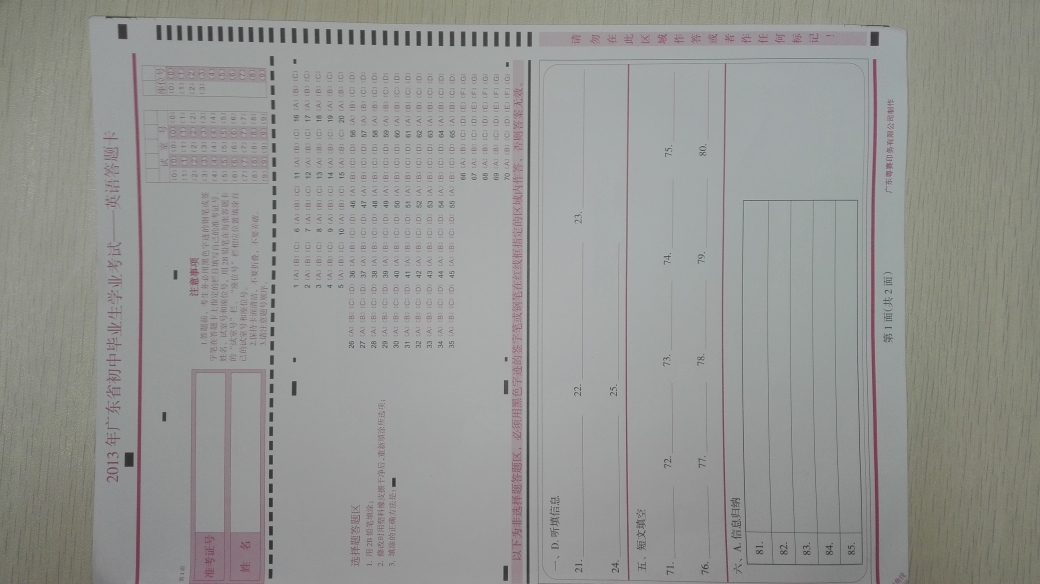
//> input picture RectDect/qm_card1.jpg, 4160 x 2336 px (shown at 1/4 size)
$ ./main   (built with g++ and OpenCV 4)
//> lines starting //> are read from the running program, lines starting //| are printed output that depends on the picture; after the words box and inside, x2 and y2 are one past the last pixel; in counts of white or black regions, pixels touching at a corner belong together
### TesseractTest/MouseSelect.h
#pragma once
#ifndef __MOUSESELECT_H__
#define __MOUSESELECT_H__

#include <opencv2/opencv.hpp>
#include <iostream>

#define MAX_OBJECTS    10
using namespace cv;
//using namespace std;
typedef struct MouseSelectParams
{
	std::vector<Point> pts;        //Points of selected
	char        *win_name;
	Mat            *image;
	unsigned int mode;        //1 Point,2 Rect
	int             n;            // selected object number
}MouseSelectParams;

void on_mouse(int event, int x, int y, int flags, void *param);
class MouseSelect
{
public:
	MouseSelect();
	~MouseSelect();

	void select_rect(Mat &frame);
	void select_point(Mat &frame);

	std::vector<Point> vPoints;
	std::vector<Rect> vRects;
	unsigned int obj_selected;
private:
	int get_rects(Mat &frame);
	int get_points(Mat &frame);

};
#endif

### TesseractTest/MouseSelect.cpp
#include "MouseSelect.h"

MouseSelectParams *g_mousep;
MouseSelect::MouseSelect() {}

MouseSelect::~MouseSelect() {}

void MouseSelect::select_rect(Mat &frame)
{
	obj_selected = 0;
	while (0 == obj_selected)
	{
		obj_selected = get_rects(frame);
		if (obj_selected == 0)
		{
			std::cout << "You haven't selected any rectangles. " << std::endl;
		}
	}
}

// [12 lines left out: function select_point, not called in this run]

int MouseSelect::get_rects(Mat &frame)
{
	char *win_name = "Init Frame";
	MouseSelectParams params;
	params.win_name = win_name;
	params.image = &frame;
	params.n = 0;
	params.mode = 2;
	namedWindow(win_name, WINDOW_AUTOSIZE);
	imshow(win_name, frame);

	g_mousep = &params;
	setMouseCallback(win_name, on_mouse, 0);
	waitKey(0);
	destroyWindow(win_name);

	int x1, x2, y1, y2, w, h;
	Rect rt;
	Point pt1, pt2;
	std::cout << "Point Num: " << params.pts.size() << " Object Num: " << params.n << " Object Type: Rect." << std::endl;
	for (int i = 0; i < params.pts.size(); i += 2)
	{
		pt1 = params.pts[i];
		pt2 = params.pts[i + 1];
		x1 = min(pt1.x, pt2.x);
		x2 = max(pt1.x, pt2.x);
		y1 = min(pt1.y, pt2.y);
		y2 = max(pt1.y, pt2.y);
		w = x2 - x1;
		h = y2 - y1;
		w = (w % 2) ? w : w + 1;
		h = (h % 2) ? h : h + 1;
		rt.x = x1;
		rt.y = y1;
		rt.width = w;
		rt.height = h;
		vRects.push_back(rt);
	}
	return params.n;
}

// [25 lines left out: function get_points, not called in this run]

void on_mouse(int event, int x, int y, int flags, void *param)
{
	int        n;
	static bool pressed = false;
	static Point cur_pt;
	static Point prev_pt;
	/* on left button press, remember first corner of rectangle around object */
	if (event == CV_EVENT_LBUTTONDOWN)
	{
		n = g_mousep->n;
		if (n == MAX_OBJECTS)
		{
			return;
		}
		prev_pt.x = x;
		prev_pt.y = y;
		//cout<<prev_pt.x <<","<<prev_pt.y<<" "<<cur_pt.x<<","<<cur_pt.y<<endl;
		pressed = true;
	}
	/* on left button up, finalise the rectangle and draw it in black */
	else if (event == CV_EVENT_LBUTTONUP && pressed)
	{
		/* 1 == mode for selecting points */
		if (1 == g_mousep->mode)
		{
			n = g_mousep->n;
			if (n == MAX_OBJECTS)
			{
				return;
			}
			cur_pt.x = x;
			cur_pt.y = y;
			g_mousep->pts.push_back(cur_pt);
			int radius = 3;
			circle(*g_mousep->image, cur_pt, radius, CV_RGB(255, 0, 0));
			imshow(g_mousep->win_name, *g_mousep->image);
			pressed = false;
			g_mousep->n++;
		}
		/* 2 == mode for selecting rectangles */
		else if (2 == g_mousep->mode)
		{
			n = g_mousep->n;
			if (n == MAX_OBJECTS)
			{
				return;
			}
			cur_pt.x = x;
			cur_pt.y = y;
			g_mousep->pts.push_back(prev_pt);
			g_mousep->pts.push_back(cur_pt);

//			g_mousep->rt = CvRect(prev_pt.x, prev_pt.y, cur_pt.x - prev_pt.x, cur_pt.y - prev_pt.y);
			//    cout<<prev_pt.x <<","<<prev_pt.y<<" "<<cur_pt.x<<","<<cur_pt.y<<endl;
			rectangle(*g_mousep->image, prev_pt, cur_pt, CV_RGB(0, 0, 255));
			imshow(g_mousep->win_name, *g_mousep->image);
			pressed = false;
			g_mousep->n++;
		}
		else if (3 == g_mousep->mode)
		{
			n = g_mousep->n;

		}
	}
	else if (event == CV_EVENT_MOUSEMOVE && pressed && CV_EVENT_FLAG_LBUTTON)
	{
		if (2 == g_mousep->mode)
		{
			n = g_mousep->n;
			if (n == MAX_OBJECTS)
			{
				return;
			}
			cur_pt.x = x;
			cur_pt.y = y;
			Mat tmp = (*g_mousep->image).clone();
			//cout<<prev_pt.x <<","<<prev_pt.y<<" "<<cur_pt.x<<","<<cur_pt.y<<endl;
			rectangle(tmp, prev_pt, cur_pt, CV_RGB(0, 255, 0));
			imshow(g_mousep->win_name, tmp);
		}
	}
}

### RectDect/main.cpp
#include <opencv2/core/core.hpp>
#include<opencv2/highgui/highgui.hpp>
#include<opencv2/imgproc/imgproc.hpp>
#include<iostream>
#include<map>
#include<cmath>
#include "MouseSelect.h"


using namespace cv;
using namespace std;

static double angle(cv::Point pt1, cv::Point pt2, cv::Point pt0)
{
	double dx1 = pt1.x - pt0.x;
	double dy1 = pt1.y - pt0.y;
	double dx2 = pt2.x - pt0.x;
	double dy2 = pt2.y - pt0.y;
	return (dx1*dx2 + dy1*dy2) / sqrt((dx1*dx1 + dy1*dy1)*(dx2*dx2 + dy2*dy2) + 1e-10);
}

int* findRectInfo(std::vector<cv::Point> rect)
{
	int rectInfo[4] = { 0 };
	int x[4] = { 0 }, y[4] = { 0 };
	int maxX = 0, maxY = 0, minX = 2000, minY = 2000;
	//get the rect points
	for (int i = 0; i < 4; i++){
		x[i] = rect[i].x;
		y[i] = rect[i].y;
		if (maxX<x[i])
			maxX = x[i];
		if (maxY<y[i])
			maxY = y[i];
		if (minX>x[i])
			minX = x[i];
		if (minY>y[i])
			minY = y[i];
	}
	rectInfo[0] = minY;
	rectInfo[1] = minX;
	rectInfo[2] = maxY - minY;
	rectInfo[3] = maxX - minX;
	return rectInfo;
}

void sharpenImage1(const cv::Mat &image, cv::Mat &result)
{
	//创建并初始化滤波模板
	cv::Mat kernel(3, 3, CV_32F, cv::Scalar(0));
	kernel.at<float>(1, 1) = 5.0;
	kernel.at<float>(0, 1) = -1.0;
	kernel.at<float>(1, 0) = -1.0;
	kernel.at<float>(1, 2) = -1.0;
	kernel.at<float>(2, 1) = -1.0;

	result.create(image.size(), image.type());

	//对图像进行滤波
	cv::filter2D(image, result, image.depth(), kernel);
}

int main()
{
#if 0
	cv::Mat src = cv::imread("answerCard.png", CV_BGR2GRAY);
	namedWindow("0原图", 0);
	imshow("0原图", src);

	Mat imag_ch2 = src.clone();
#else
	cv::Mat src = cv::imread("qm_card1.jpg", CV_BGR2GRAY);	//answerCard.png		card1
//> src is the input picture: 2336 rows x 4160 cols, CV_8UC3; mean B, G, R 146.7, 149.7, 148.7

	MouseSelect mouse;
	mouse.select_rect(src.clone());
//> the loop in select_rect, `while (0 == obj_selected)` made 1 pass; the left mouse button is pressed at (1040, 584)
//> obj_selected on pass 1: 1
	Mat imag_ch2 = src(mouse.vRects[0]);
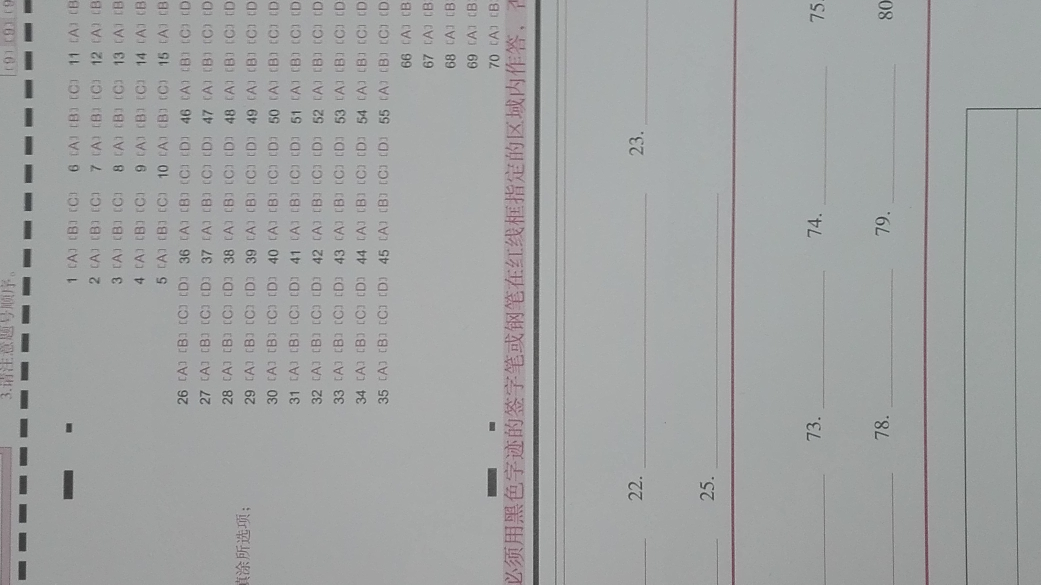
//> imag_ch2: 1169 rows x 2081 cols, CV_8UC3 (shown at 1/2 size); mean B, G, R 162.2, 162.4, 160.5
	namedWindow("0原图", 1);
	imshow("0原图", imag_ch2);
#endif
	double time_ = static_cast<double>(cv::getTickCount());

	Mat imag_ch3;
	//图片变成灰度图片
	cvtColor(/*srcImage1*/imag_ch2, imag_ch3, CV_BGR2GRAY);
	namedWindow("1灰度图", 1);
	imshow("1灰度图", imag_ch3);

	cv::Mat hsv;
	GaussianBlur(imag_ch3, hsv, cv::Size(5, 5), 0, 0);
	namedWindow("2高斯模糊", 1);
	imshow("2高斯模糊", hsv);

	// Quantize the gray scale to 30 levels
	int gbins = 16;
	int histSize[] = { gbins };
	// gray scale varies from 0 to 256
	float granges[] = { 0, 256 };
	const float* ranges[] = { granges };
	cv::MatND hist;
	// we compute the histogram from the 0-th and 1-st channels
	int channels[] = { 0 };

	//calculate hist
	calcHist(&hsv, 1, channels, cv::Mat(), // do not use mask
		hist, 1, histSize, ranges,
		true, // the histogram is uniform
		false);
//> hist = [0, 0, 0, 1066, 9133, 14602, 16721, 32254, 64114, 387291, 1901844, 5661, 3, 0, 0, 0]
	//find the max value of hist
	double maxVal = 0;
	minMaxLoc(hist, 0, &maxVal, 0, 0);
//> maxVal = 1901844

	int scale = 20;
	cv::Mat histImg;
	histImg.create(500, gbins*scale, CV_8UC3);

	//show gray scale of hist image
	for (int g = 0; g < gbins; g++){
		float binVal = hist.at<float>(g, 0);
		int intensity = cvRound(binVal * 255);
		rectangle(histImg, cv::Point(g*scale, 0),
			cv::Point((g + 1)*scale - 1, binVal / maxVal * 400),
			CV_RGB(0, 0, 0),
			CV_FILLED);
	}
//> this loop made 16 passes
//> (binVal, intensity) on passes 1 to 12: (0, 0), (0, 0), (0, 0), (1066, 271830), (9133, 2328915), (14602, 3723510), (16721, 4263855), (32254, 8224770), (64114, 16349070), (387291, 98759208), (1901844, 484970208), (5661, 1443555)
//> histImg: 500 rows x 320 cols, CV_8UC3; every value is 0
	namedWindow("3直方图", 1);
	imshow("3直方图", histImg);

#if 1
	cv::Mat result1;
	result1.create(hsv.size(), hsv.type());
	sharpenImage1(hsv, result1);
	namedWindow("3锐化", 1);
	imshow("3锐化", result1);
#endif

#if 1
	//threshold processing
	cv::Mat hsvRe;
// 	threshold(result1, hsvRe, 0, 255, cv::THRESH_OTSU);	//64	//THRESH_BINARY   THRESH_BINARY_INV
// 	namedWindow("4二值化0", 0);
// 	imshow("4二值化0", hsvRe);
	threshold(result1, hsvRe, 150, 255, cv::THRESH_BINARY);	//185  64	//THRESH_BINARY   THRESH_BINARY_INV
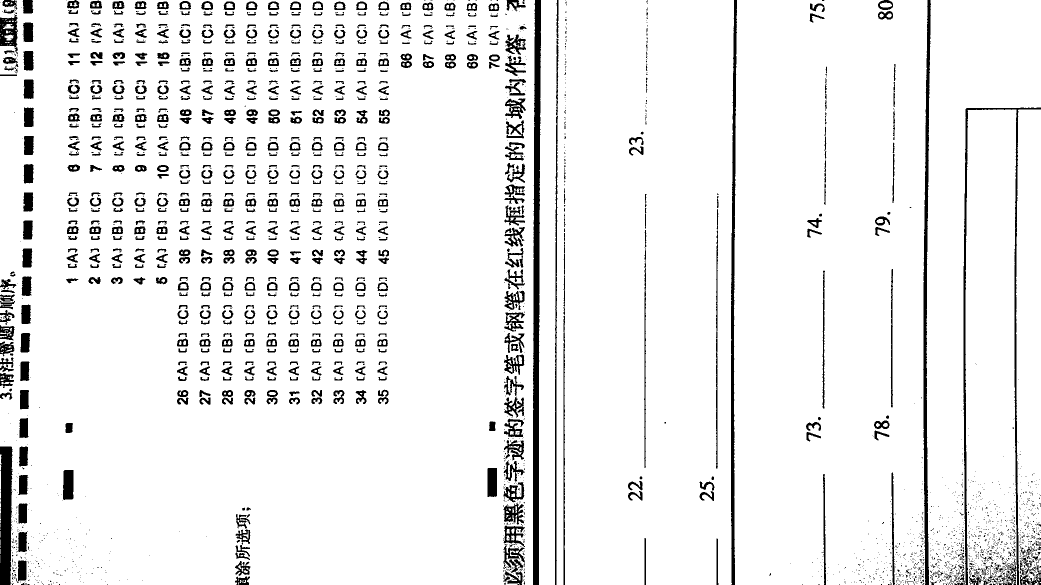
//> hsvRe: 1169 rows x 2081 cols, CV_8UC1 (shown at 1/2 size); 92.6% white; 2688 black regions (1903 under 20 px), largest, box (x1, y1, x2, y2) and area: (1066, 0, 1082, 1169) 13964, (1927, 215, 2081, 1169) 8168, (1846, 0, 1862, 1169) 7872
	namedWindow("4二值化", 1);
	imshow("4二值化", hsvRe);

// [7 lines of commented-out code are left out]
	cv::Mat bw;
	cv::Canny(hsvRe, bw, 0, 90, 5);
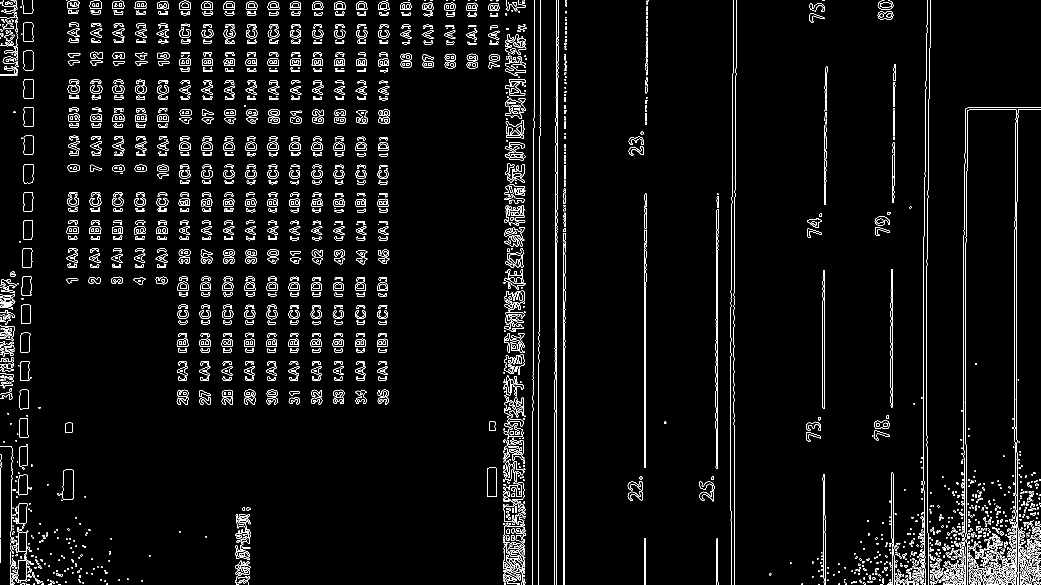
//> bw: 1169 rows x 2081 cols, CV_8UC1 (shown at 1/2 size); 4.1% white in thin lines or dots
	namedWindow("5轮廓", 1);
	imshow("5轮廓", bw);

	Mat element = getStructuringElement(MORPH_RECT, Size(6, 6));	//Size(6, 6)	普通空白框可识别

// [5 lines of commented-out code are left out]

	cv::Mat dt;
	dilate(bw, dt, element);		//Point(-1, -1)
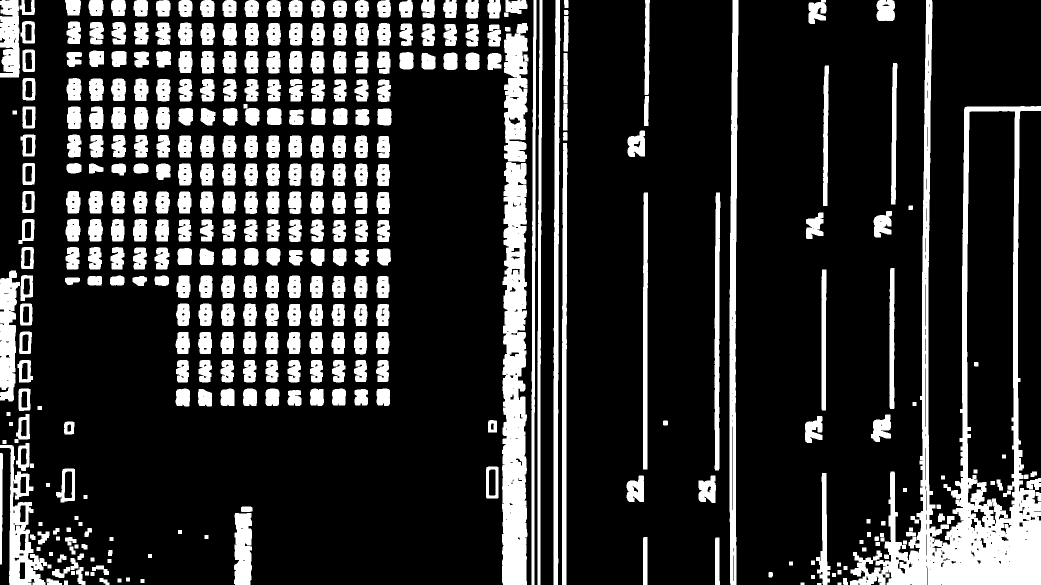
//> dt: 1169 rows x 2081 cols, CV_8UC1 (shown at 1/2 size); 19.5% white; 374 white regions
	namedWindow("6膨胀", 1);
	imshow("6膨胀", dt);
#else
	//threshold processing
	cv::Mat hsvRe;
	threshold(hsv, hsvRe, 185, 255, cv::THRESH_BINARY);	//64
	namedWindow("4二值化", 1);
	imshow("4二值化", hsvRe);

	// Use Canny instead of threshold to catch squares with gradient shading
	cv::Mat bw;
	cv::Canny(hsv, bw, 0, 90, 5);
	namedWindow("5轮廓", 1);
	imshow("5轮廓", bw);

	cv::Mat dt;
	dilate(bw, dt, Mat(), Point(2, 2));		//Point(-1, -1)
	namedWindow("6膨胀", 1);
	imshow("6膨胀", dt);
#endif

//	waitKey(0);

	std::vector<std::vector<cv::Point> > squares;

	// Find contours
	std::vector<std::vector<cv::Point> > contours;
	cv::findContours(dt.clone(), contours, CV_RETR_LIST, CV_CHAIN_APPROX_SIMPLE);	//hsvRe.clone()		//CV_RETR_EXTERNAL	//CV_CHAIN_APPROX_SIMPLE
//> contours = 976 contours, 403 with area under 20; largest, box (x1, y1, x2, y2) and area: (1700, 0, 2081, 1169) 147498, (1933, 221, 2031, 1038) 71029, (1004, 324, 1055, 1169) 35332, (1459, 0, 1477, 1169) 13296, (1008, 46, 1057, 324) 10184

	Mat result(dt.size(), CV_8U, cv::Scalar(255));

	cv::drawContours(result, contours, -1, cv::Scalar(0), 2);	//2	//CV_FILLED
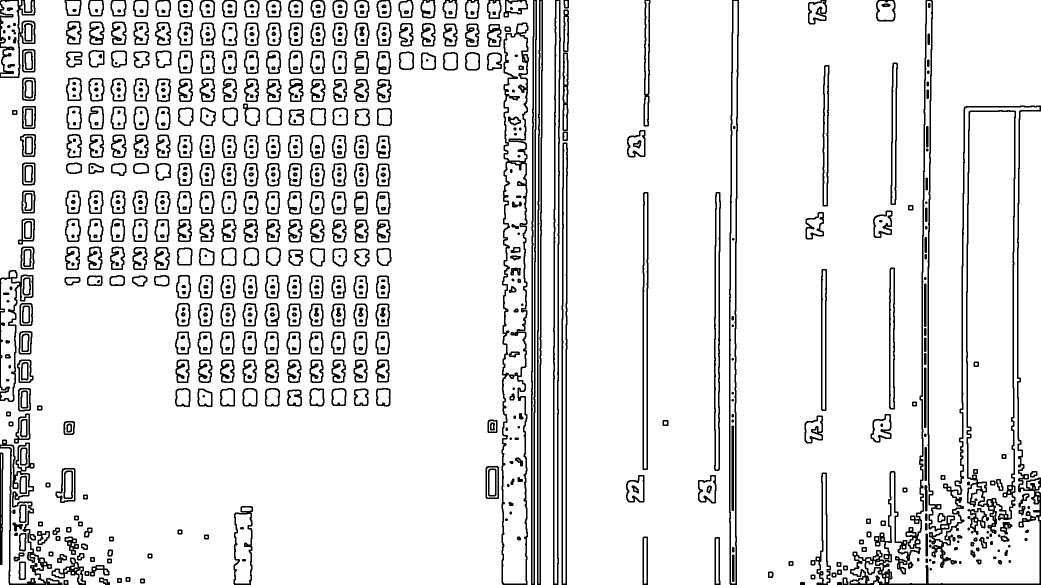
//> result: 1169 rows x 2081 cols, CV_8UC1 (shown at 1/2 size); 89.4% white; 797 black regions, largest, box (x1, y1, x2, y2) and area: (1699, 0, 2081, 1169) 23287, (1003, 45, 1058, 1169) 10807, (1932, 220, 2032, 1068) 7507
	namedWindow("7轮廓提取", 1);
	cv::imshow("7轮廓提取", result);


//	waitKey(0);


	vector<Rect>RectCompList;
	for (int i = 0; i < contours.size(); i++)
	{
		Rect rm = cv::boundingRect(cv::Mat(contours[i]));
// [5 lines of commented-out code are left out]
		RectCompList.push_back(rm);
		printf("Rect %d x = %d,y = %d, width = %d, high = %d \n", i, rm.x, rm.y, rm.width, rm.height);
	}
//> this loop made 976 passes
//> rm on passes 1 to 3: Rect(1634, 1166, 9, 3), Rect(1675, 1165, 8, 4), Rect(1601, 1165, 8, 4)
//| Rect 0 x = 1634,y = 1166, width = 9, high = 3
//| Rect 1 x = 1675,y = 1165, width = 8, high = 4
//| Rect 2 x = 1601,y = 1165, width = 8, high = 4
//| Rect 3 x = 1731,y = 1161, width = 3, high = 5
//| Rect 4 x = 128,y = 1161, width = 8, high = 8
//| Rect 5 x = 281,y = 1158, width = 8, high = 8
//| Rect 6 x = 235,y = 1157, width = 8, high = 8
//| Rect 7 x = 93,y = 1157, width = 31, high = 12
//> (output is shown up to pass 8 of 976)
//> after the loop, RectCompList = 976 Rects (x, y, width, height), first 8: [1634, 1166, 9, 3], [1675, 1165, 8, 4], [1601, 1165, 8, 4], [1731, 1161, 3, 5], [128, 1161, 8, 8], [281, 1158, 8, 8], [235, 1157, 8, 8], [93, 1157, 31, 12]
//	sort(RectCompList.begin(), RectCompList.end());

	for (int t = 0; t < RectCompList.size(); t++)
	{
//		printf("sorted %d x = %d,y = %d \n", t, RectCompList.at(t).x, RectCompList.at(t).y);

		Rect rt = RectCompList.at(t);
		rectangle(imag_ch2, rt, CV_RGB(255, 0, 0));
	}
//> this loop made 976 passes
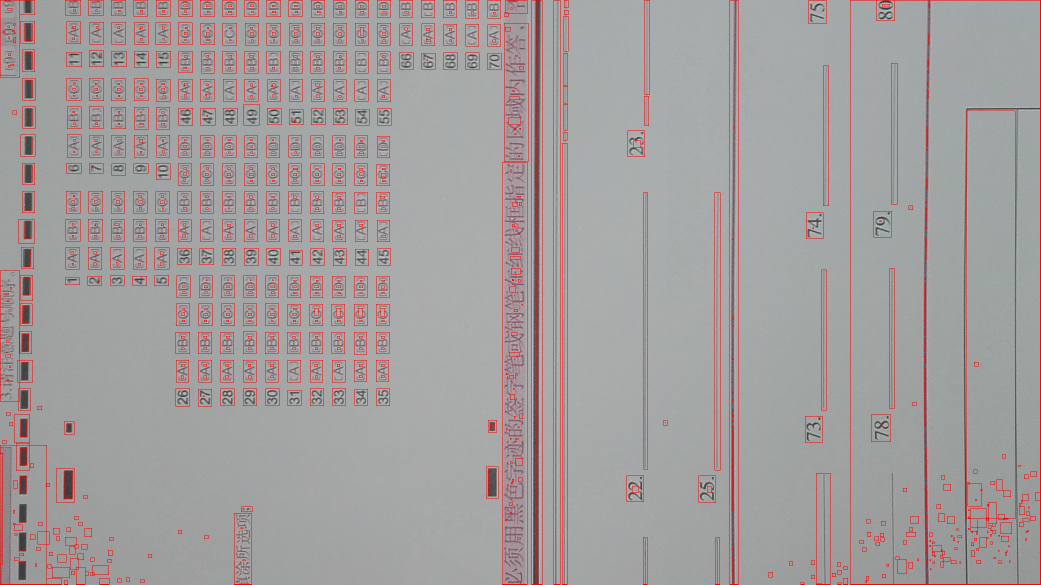
//> imag_ch2: 1169 rows x 2081 cols, CV_8UC3 (shown at 1/2 size); 3.29% of pixels changed, all inside (x1, y1, x2, y2) = (0, 0, 2081, 1169)
	namedWindow("8直接查矩形", 1);
	cv::imshow("8直接查矩形", imag_ch2);

	time_ = 1000 * (static_cast<double>(cv::getTickCount()) - time_) / cv::getTickFrequency();
	std::cout << "time = " << time_ << "ms" << std::endl;

	waitKey(0);


	vector<Point> approx;
	for (size_t i = 0; i < contours.size(); i++)
	{
		approxPolyDP(Mat(contours[i]), approx,
			arcLength(Mat(contours[i]), true)*0.02, true);

		if (approx.size() == 4 &&
			fabs(contourArea(Mat(approx))) > 100 &&				//1000
			isContourConvex(Mat(approx)))
		{
			double maxCosine = 0;

			for (int j = 2; j < 5; j++)
			{
				double cosine = fabs(angle(approx[j % 4], approx[j - 2], approx[j - 1]));
				maxCosine = MAX(maxCosine, cosine);
			}

			if (maxCosine < 0.3)
				squares.push_back(approx);
			else
				cout << "maxCosine = " << maxCosine << ", i = " << i << endl;
		}
		else
		{
			std::cout << "approx.size = " << approx.size()<< ", i = " << i << std::endl;
			for (int j = 0; j < approx.size(); j++)
			{
				cout << "point[" << j << "]= " << approx[j].x << ", " << approx[j].y << endl;
			}
			if (approx.size() > 4)
			{
				int rect[4], *tmp;
//> (the run ends here: the program crashes, at `tmp = findRectInfo(approx);`)
